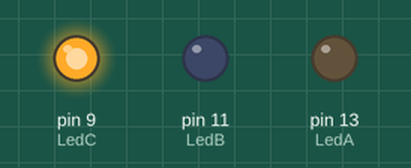
Simulated run of this sketch. Board: Arduino Uno, built with avr-gcc and run on an emulated ATmega328P. On the bench: output pins drawn as LEDs (lit = HIGH).

Above: at 0.5 s.
At 3.5 s:
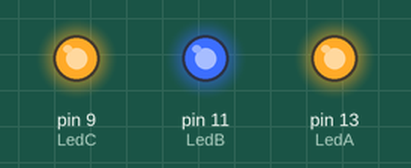
At 4.5 s:
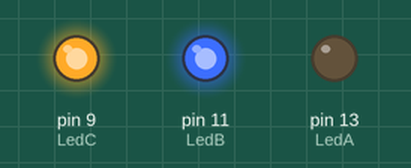
At 5.5 s:
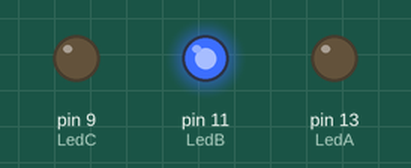
Timing chart, 0 to 7.8 s (numbered marks = the images above):
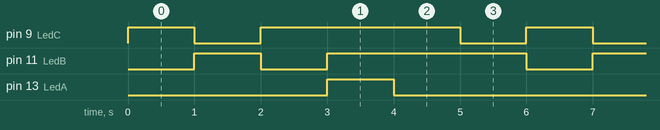

The sketch:

LED_basic_1.ino
```cpp
int LedA = 13;
int LedB = 11;
int LedC = 9;

void Led(int a, int b, int c) {
  digitalWrite(LedA, a);
  digitalWrite(LedB, b);
  digitalWrite(LedC, c);
}

void setup() {
  pinMode(LedA, OUTPUT);
  pinMode(LedB, OUTPUT);
  pinMode(LedC, OUTPUT);
}

void loop() {
  Led(0, 0, 1);
  delay(1000);

  Led(0, 1, 0);
  delay(1000);

  Led(0, 0, 1);
  delay(1000);


  Led(1,1 , 1);
  delay(1000);

  Led(0, 1, 1);
  delay(1000);

  Led(0,1,0);
  delay(1000);


}
```

Measured:
- by itself, pin 9 (LedC), pin 11 (LedB): repeats every 6.0 s: LOW 1.0 s, HIGH 3.0 s, LOW 1.0 s, HIGH 1.0 s
- by itself, pin 13 (LedA): alternates HIGH for 1.0 s and LOW for 5.0 s
- by itself, everything shown: repeats every 6.0 s, in 6 steps
